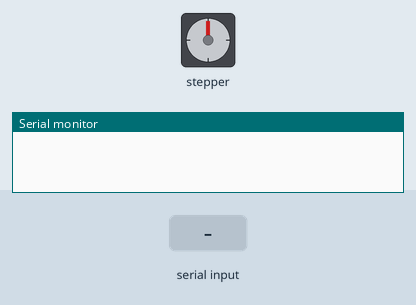
The sketch below on a simulated Arduino Uno, built with avr-gcc and run on an emulated ATmega328P. Shown: stepper motor, the last lines printed to the serial monitor. Wiring (inferred from the names in the program): stepper motor driver (200 steps per turn assumed): step pin 2; direction pin 3. The inputs (shaded band) are chosen by the test bench.

Above: at 1.2 s.
1.3 s: "1" received over Serial
At 2.5 s:
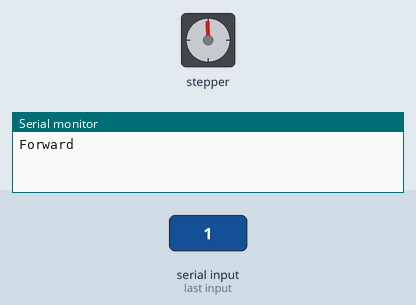
3.6 s: "3" received over Serial
At 6.0 s:
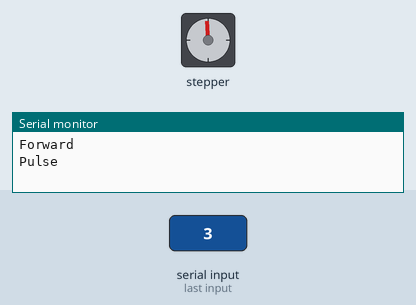
Timing chart, 0 to 13.7 s (numbered marks = the images above; inputs shaded):
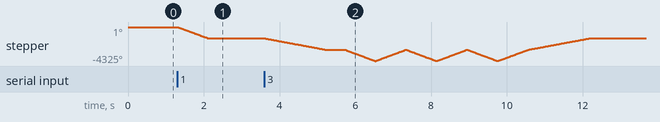

The sketch:

Easy_Driver_FwdRev_SerielMonitorInpt.ino
```cpp
#define stp 2
#define dir 3
#define DISTANCE 800     //Limit: 2250 (Length of the motor-bar)
#define FULL 2250        //Full distance
#define HALF 1125

char input;
int StepCounter = 0;
int Stepping = false;
int delayH = 500;         //HIGH Step delay (Microseconds)
int delayL = 500;         //LOW Step delay  (Microseconds)


void setup() {
  pinMode(dir, OUTPUT);
  pinMode(stp, OUTPUT);
  digitalWrite(dir, LOW);
  digitalWrite(stp, LOW);

  Serial.begin(9600);
}

void loop() {
  if (Serial.available()>0){
    input = Serial.read();
    if (input == '1' && Stepping == false)
    {
      Serial.println("Forward");
      forward(delayH, delayL, DISTANCE);
    }
    if (input == '2' && Stepping == false)
    {
      Serial.println("Backward");
      backward(delayH, delayL, DISTANCE);
    }
    if (input == '3' && Stepping == false)
    {
      Serial.println("Pulse");
      forward(1000, 1000, 800);
      delay(500);
      pulse();
      backward(1000, 1000, 800);
      delay(500);
    }
    if(input == '4' && Stepping == false)
    {
      Serial.println("Swipe");
      //swipe();
      //swipe2();
      swipeUnity();
    }
    if(input == '5' && Stepping == false)
    {
      Serial.println("Incrament");
      incrament();
    }
    if(input == 'f' && Stepping == false){
      Serial.println("Full distance");
      forward(2225, 2225, FULL);
    }
    if(input == 'b' && Stepping == false){
      Serial.println("Back full distance");
      backward(200, 200, FULL);
    }
  }
}

void trueStep() {
  if (Stepping == true)
    {
      for (StepCounter = 0; StepCounter <= DISTANCE; StepCounter++)
      {
        digitalWrite(stp, HIGH);
        delayMicroseconds(delayH);
        digitalWrite(stp, LOW);
        delayMicroseconds(delayL);
      }
      StepCounter = 0;
      Stepping = false;
    }
}

void trueStepVary(int high, int low, float distance) {
  if (Stepping == true)
    {
      for (StepCounter = 0; StepCounter <= distance; StepCounter++)
      {
        digitalWrite(stp, HIGH);
        delayMicroseconds(high);
        digitalWrite(stp, LOW);
        delayMicroseconds(low);
      }
      StepCounter = 0;
      Stepping = false;
    }
}

void forward(int high, int low, float distance) {
  digitalWrite(dir, LOW);
  Stepping = true;
  trueStepVary(high, low, distance);
}

void backward(int high, int low, float distance) {
  digitalWrite(dir, HIGH);
  Stepping = true;
  trueStepVary(high, low, distance);
}

void pulse() {
  int fwdrev = 1;
  for (int i = 0; i < 6; i++){
    if (fwdrev == 1 && Stepping == false)
    {
      digitalWrite(dir, LOW);
      Stepping = true;
      trueStep();
    }
    if (fwdrev == 0 && Stepping == false)
    {
      digitalWrite(dir, HIGH);
      Stepping = true;
      trueStep();
    }

    if (fwdrev == 1)
    {
      fwdrev = 0;
    }
    else
    {
      fwdrev = 1;
    }
  }
}

void swipe() {
  bool exit = true;
  char in;

  forward(150, 150, HALF);
  while (exit){
    if (Serial.available()>0){
      in = Serial.read();
      if (in == 'r' && Stepping == false){
        Serial.println("Right");
        forward(100, 100, HALF);
        delay(125);
        backward(50, 50, HALF);
      }
      if (in == 'l' && Stepping == false){
        Serial.println("Left");
        backward(100, 100, HALF);
        delay(125);
        forward(50, 50, HALF);
      }
      if (in == 'e' && Stepping == false){
        backward(150, 150, HALF);
        exit = false;
      }
    }
  }
}

void swipeUnity() {
  bool exit = true;
  char in;

  forward(150, 150, HALF);
  while (exit){
    if (Serial.available()>0){
      in = Serial.read();
      if (in == 'r' && Stepping == false){
        Serial.println("Right");
        forward(100, 100, HALF);

      }
      if (in == 'l' && Stepping == false){
        Serial.println("Left");
        backward(100, 100, HALF);

      }
      if (in == 'e' && Stepping == false){
        backward(150, 150, HALF);
        exit = false;
      }
    }
  }
}

void incrament() {
  bool exit = true;
  char in;
  float inc = FULL/10;
  float totalDist = 0;

  while (exit){
    if (Serial.available()>0){
      in = Serial.read();
      if (in == 'u' && Stepping == false){
        Serial.println("Up");
        forward(100, 100, inc);
        totalDist += inc;
      }
      if (in == 'd' && Stepping == false){
        Serial.println("Down");
        backward(100, 100, inc);
        totalDist -= inc;
      }
      if (in == 'e' && Stepping == false){
        backward(500, 500, totalDist);
        exit = false;
      }
    }
  }
}
```

Measured:
- after the input at 1.3 s, stepper: turns 1441° counter-clockwise in 0.81 s, starting at once
- after the input at 3.6 s, stepper: turns 1442° counter-clockwise in 1.6 s, then 1442° counter-clockwise in 0.81 s, then 1440° clockwise in 0.79 s, then 1436° counter-clockwise in 0.79 s, and so on
